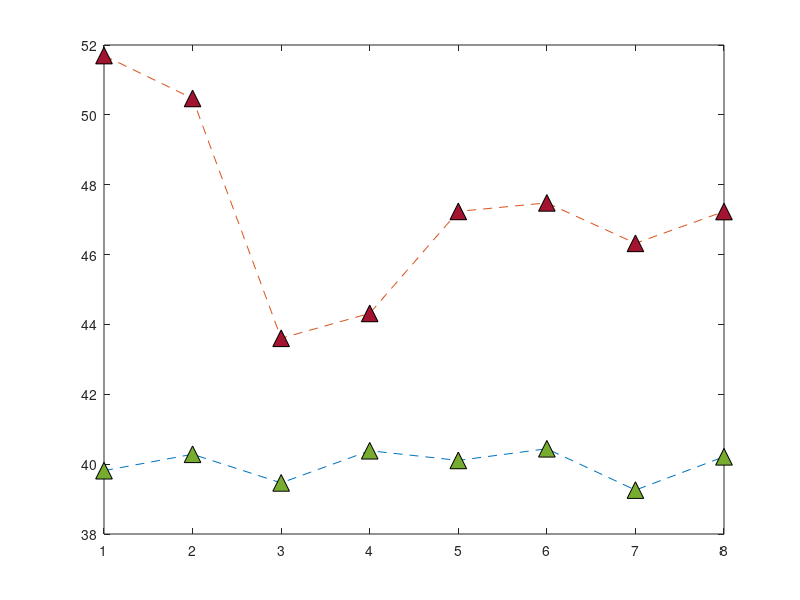

The MATLAB script that drew this image: (Note: this script raises an error after producing the figure.)
clear;
close all;
%AS3959 firebrand mass flux horizontal distribution Forest FDI100 BAL 12.5.

Average_Temperature = [39.81267346	40.2828361	39.46329178	40.38423583	40.1071349	40.44086404	39.25723965	40.21090352];
Maximum_Temperature = [51.6980285	50.47042667	43.60383867	44.315886	47.23622133	47.479724	46.322212	47.232746];


plot([Average_Temperature],'^--','MarkerSize',12,'MarkerEdgeColor','black','MarkerFaceColor',[0.4660 0.6740 0.1880]);
hold on
plot([Maximum_Temperature],'^--','MarkerSize',12,'MarkerEdgeColor','black','MarkerFaceColor',[0.6350 0.0780 0.1840]);
ax = gca;
ax.XTickLabels = {'Roof','Gutter','Sub-floor','Door','Deck','Window','House back','stairs'};

grid on;


box on
xtickangle(45)
xlabel('Location','FontWeight','bold','FontSize',20,...
    'FontName','Calibri');
ylabel('Temperature (^{\circ}C)','FontWeight','bold','FontSize',20,...
    'FontName','Calibri');

set(gca,'fontsize',18);

legend('Average temperature','Maximum emperature')